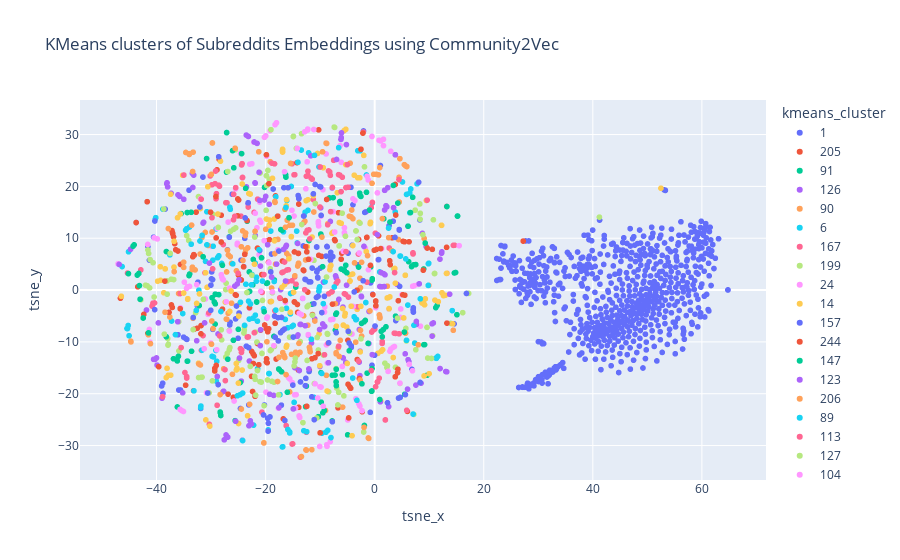

Notebook cell for this chart:
### Code cell
fig = px.scatter(kmeans_df, x="tsne_x", y="tsne_y", color="kmeans_cluster", hover_data=["subreddit", "kmeans_cluster"], title="KMeans clusters of Subreddits Embeddings using Community2Vec")
fig.show()
